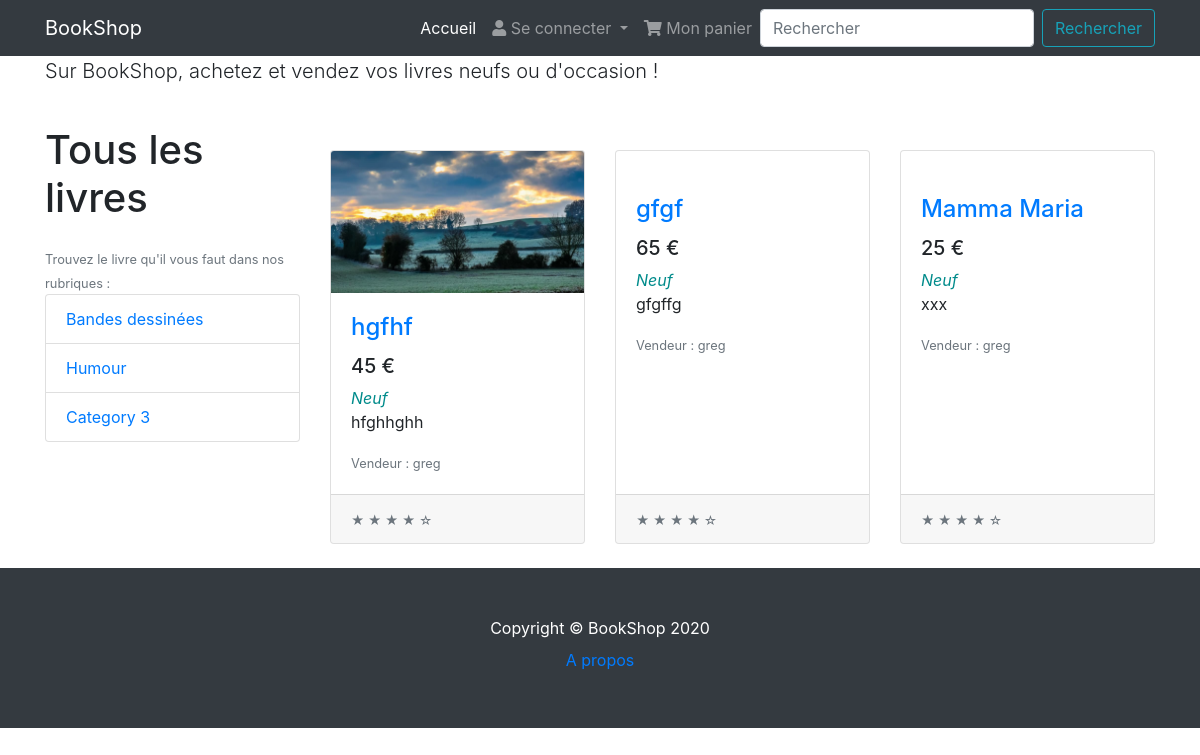
Before: / with the older database file.
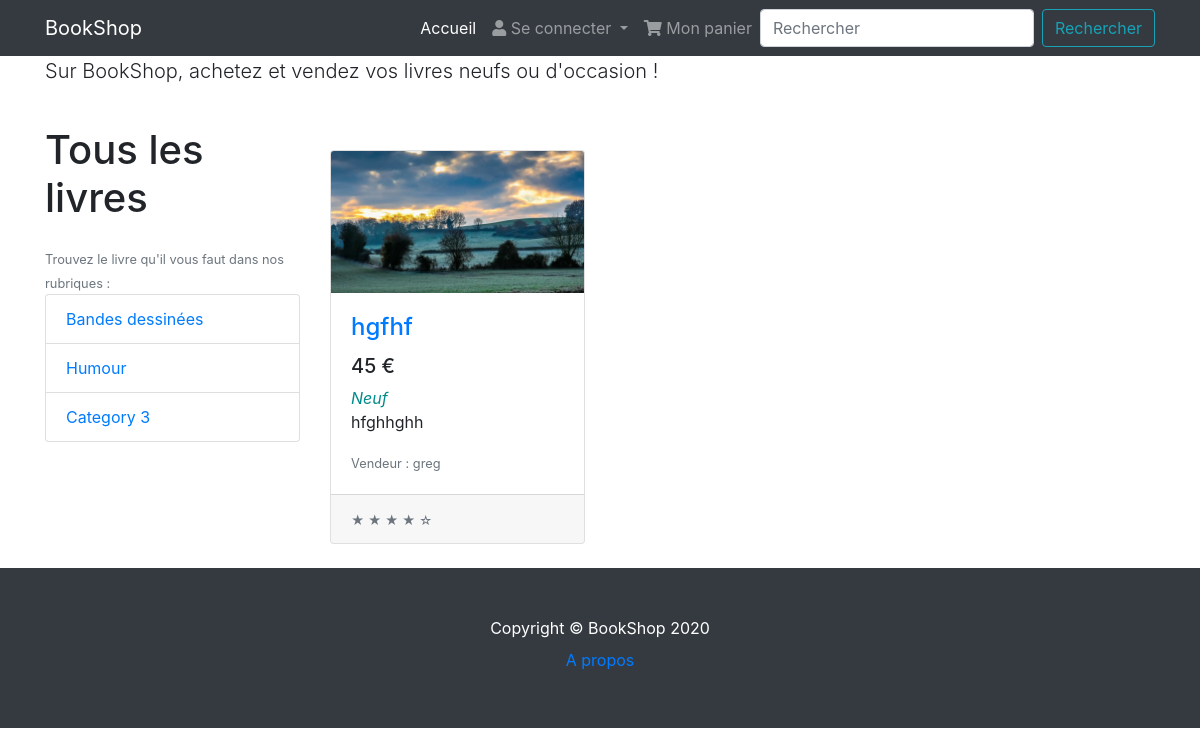
After: the same page with the newer database file.
### tables this page shows
CREATE TABLE product (
  id INTEGER PRIMARY KEY AUTOINCREMENT,
  author_id INTEGER NOT NULL,
  created TIMESTAMP NOT NULL DEFAULT CURRENT_TIMESTAMP,
  name TEXT NOT NULL,
  description TEXT NOT NULL,
  price DECIMAL (4,2) NOT NULL,
  state varchar (30) NOT NULL,
  image varchar (30) NOT NULL,
  FOREIGN KEY (author_id) REFERENCES user (id)
);

CREATE TABLE user (
  id INTEGER PRIMARY KEY AUTOINCREMENT,
  username TEXT UNIQUE NOT NULL,
  password TEXT NOT NULL
);

### book/product.py (the view)
@bp.route('/')
def index():
    db = get_db()
    products = db.execute(
        'SELECT p.id, name, description, price, state, image, created, author_id, username'
        ' FROM product p JOIN user u ON p.author_id = u.id'
        ' ORDER BY created DESC'
    ).fetchall()
    return render_template('product/home.html', products=products)

### book/auth.py (called while the page is built)
@bp.before_app_request
def load_logged_in_user():
    user_id = session.get('user_id')
    if user_id is None:
        g.user = None
    else:
        g.user = get_db().execute(
            'SELECT * FROM user WHERE id = ?', (user_id,)
        ).fetchone()

### book/db.py (called while the page is built)
def get_db():
    if 'db' not in g:
        g.db = sqlite3.connect(
            current_app.config['DATABASE'],
            detect_types=sqlite3.PARSE_DECLTYPES
        )
        g.db.row_factory = sqlite3.Row
    return g.db

### book/templates/product/home.html (shortened to what this page needs)
{% extends 'base.html' %}
{% block content %}
  <div class="container">
    <p class="lead">Sur BookShop, achetez et vendez vos livres neufs ou d'occasion !</p>
    <div class="row">
      <div class="col-lg-3">
        <h1 class="my-4">Tous les livres</h1>
        <small class="text-muted">Trouvez le livre qu'il vous faut dans nos rubriques :</small>
        <div class="list-group">
          <a href="#" class="list-group-item">Bandes dessinées</a>
          <a href="#" class="list-group-item">Humour</a>
          <a href="#" class="list-group-item">Category 3</a>
        </div>
      </div>
      <div class="col-lg-9">
        <br /><br />
        <div class="row">
          {% for product in products %}
          <div class="col-lg-4 col-md-6 mb-4">
            <div class="card h-100">
              {% if product['image'] %}
              <a href="#"><img class="card-img-top" src="/static/uploads/{{ product['image'] }}" alt=""></a>
              {% else %}
              <a href="#"><img class="card-img-top" src="http://placehold.it/700x400" alt=""></a>
              {% endif %}
              <div class="card-body">
                <h4 class="card-title">
                  <a href="#">{{ product['name'] }}</a>
                </h4>
                <h5>{{ product['price'] }} €</h5><span style="font-style: italic;color: darkcyan;">{{ product['state'] }}</span>
                <p class="card-text">{{ product['description'] | truncate(80) }}</p>
                  <small class="text-muted">Vendeur : {{ product['username']}}</small>
              </div>
              <div class="card-footer">
                <small class="text-muted">&#9733; &#9733; &#9733; &#9733; &#9734;</small>
              </div>
            </div>
          </div>
          {% endfor %}
        </div>
      </div>
    </div>
  </div>
{% endblock %}

### book/templates/base.html (shortened to what this page needs)
<!DOCTYPE html>
<html>
<head>
    <link rel="stylesheet" type="text/css" href="{{ url_for('static', filename='css/bootstrap.min.css') }}">
    <link rel="stylesheet" type="text/css" href="{{ url_for('static', filename='css/style.css') }}">
    <link rel="stylesheet" href="{{ url_for('static', filename='css/fontawesome.min.css') }}">
</head>
<body>
  <nav class="navbar navbar-expand-lg navbar-dark bg-dark fixed-top">
    <div class="container">
      <a class="navbar-brand" href="#">BookShop</a>
      <div class="collapse navbar-collapse" id="navbarResponsive">
        <ul class="navbar-nav ml-auto">
          <li class="nav-item active">
            <a class="nav-link" href="/">Accueil
            </a>
          </li>
        <li class="nav-item dropdown">
          <a class="nav-link dropdown-toggle" href="#" id="navbarDropdown" role="button" data-toggle="dropdown" aria-haspopup="true" aria-expanded="false">
            {% if g.user %}
            <i class="fas fa-user"></i> Bonjour {{ g.user['username'] }}
          </a>
          <div class="dropdown-menu" aria-labelledby="navbarDropdown">
          <a class="dropdown-item" href="/create">Vendre un livre</a>
            <a class="dropdown-item" href="/inventory">Mes livres en vente</a>
          <a class="dropdown-item" href="#">Ajouter une catégorie</a>
            <div class="dropdown-divider"></div>
            <a class="dropdown-item" href="{{ url_for('auth.logout') }}">Se déconnecter</a>
          </div>
          {% else %}
            <i class="fas fa-user"></i> Se connecter
          </a>
          {% endif %}
        </li>
          <li class="nav-item">
            <a class="nav-link" href="#"><i class="fas fa-shopping-cart"></i> Mon panier</a>
          </li>
        </ul>
          <form class="form-inline my-2 my-lg-0">
          <input class="form-control mr-sm-2" type="search" placeholder="Rechercher" aria-label="Search">
          <button class="btn btn-outline-info my-2 my-sm-0" type="submit">Rechercher</button>
          </form>
      </div>
    </div>
  </nav>
    {% block content %}{% endblock %}
  <footer class="py-5 bg-dark">
    <div class="container">
      <p class="m-0 text-center text-white">Copyright &copy; BookShop 2020</p>
            <a class="nav-link text-center" href="/about">A propos</a>
    </div>
  </footer>
</body>
</html>

### book/static/css/style.css (style rules this page uses)
body { padding-top: 56px; }

Changed rows visible on the page:
removed product: name "gfgf", price "65", state "Neuf", description "gfgffg", username "greg"
removed product: name "Mamma Maria", price "25", state "Neuf", description "xxx", username "greg"
